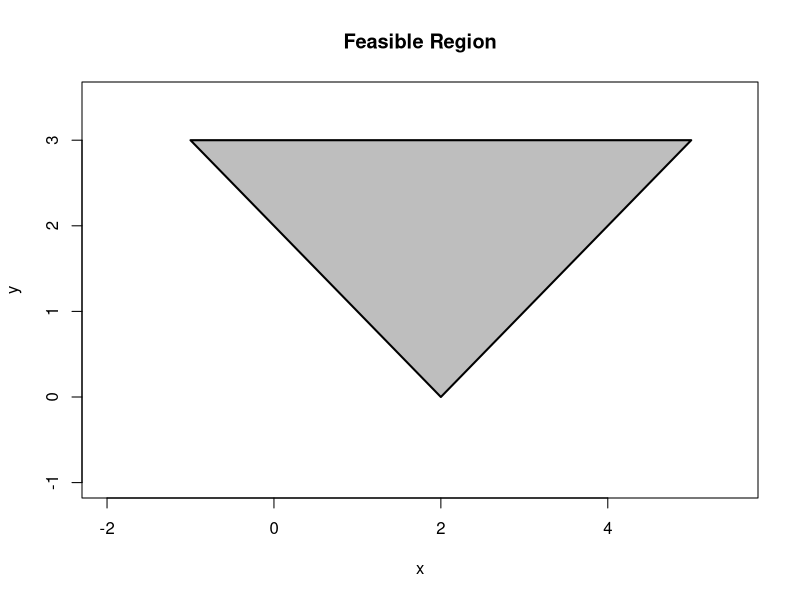
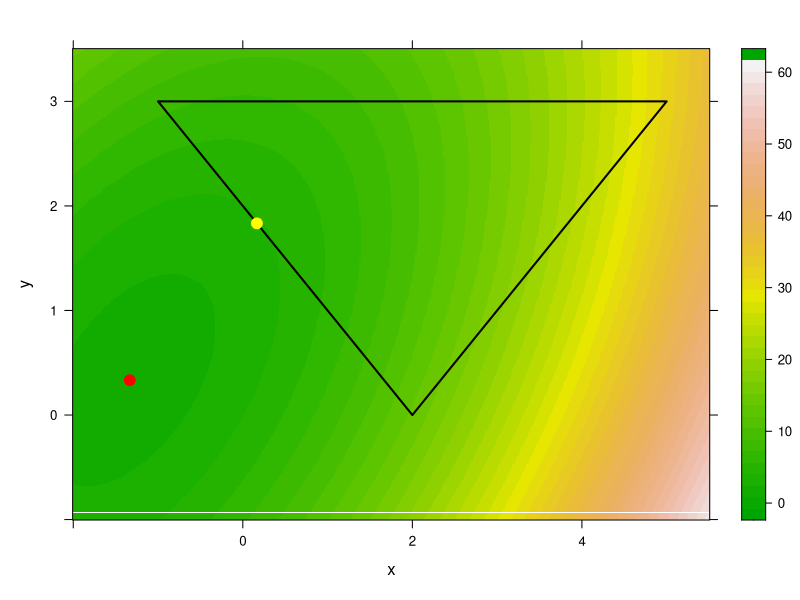
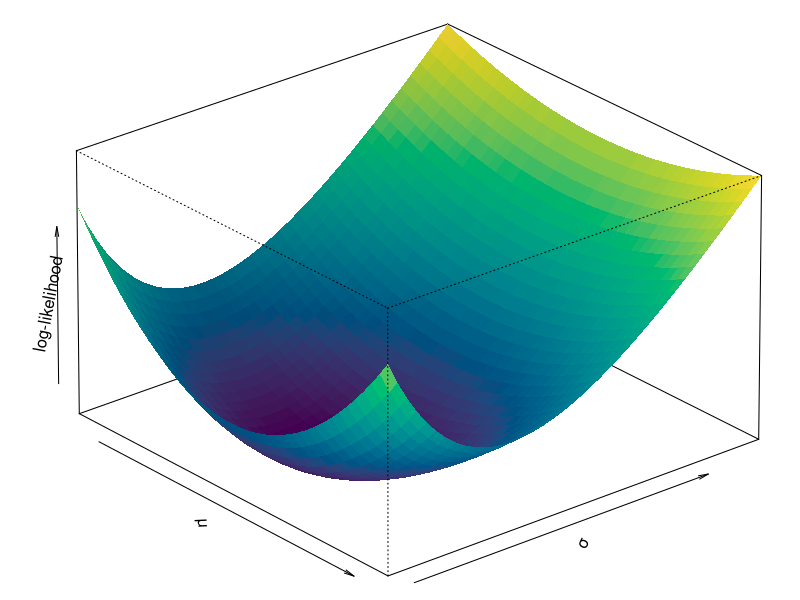

Here is the R script that generated these plots, in order:
## ---- chunk 1
g <- function(x) {
  integrate(function(t) {
    -sqrt(t) * exp(-t^2)
  }, lower = 0, upper = x)$value
}

f <- function(y) {
  integrate(function(s) {
    Vectorize(g, "x")(s) * exp(-s)
  }, lower = 0, upper = y)$value
}

optimize(f, interval = c(10, 100), maximum = FALSE)
## ---- chunk 2
g(1)
## ---- chunk 3
plot(0, 0,
  xlim = c(-2, 5.5), ylim = c(-1, 3.5), type = "n",
  xlab = "x", ylab = "y", main = "Feasible Region"
)
polygon(c(2, 5, -1), c(0, 3, 3), border = TRUE, lwd = 2, col = "gray")
## ---- chunk 4
library(quadprog)
Dmat <- 2 * matrix(c(1, -1 / 2, -1 / 2, 1), nrow = 2, byrow = TRUE)
dvec <- c(-3, 2)
A <- matrix(c(1, 1, -1, 1, 0, -1), ncol = 2, byrow = TRUE)
bvec <- c(2, -2, -3)
Amat <- t(A)
sol <- solve.QP(Dmat, dvec, Amat, bvec, meq = 0)
sol
## ---- chunk 5
qp_sol <- sol$solution # 二次规划的解
uc_sol <- sol$unconstrained.solution # 无约束情况下的解
# 画图
library(lattice)
x <- seq(-2, 5.5, length.out = 500)
y <- seq(-1, 3.5, length.out = 500)
grid <- expand.grid(x = x, y = y)
grid$z <- with(grid, x^2 + y^2 - x * y + 3 * x - 2 * y + 4)
levelplot(z ~ x * y, grid,
  cuts = 40,
  panel = function(...) {
    panel.levelplot(...)
    panel.polygon(c(2, 5, -1), c(0, 3, 3),
      border = TRUE,
      lwd = 2, col = "transparent"
    )
    panel.points(c(uc_sol[1], qp_sol[1]),
      c(uc_sol[2], qp_sol[2]),
      lwd = 5, col = c("red", "yellow"), pch = 19
    )
  },
  colorkey = TRUE,
  col.regions = terrain.colors(40)
)
## ---- chunk 6
set.seed(1234)
n <- 20 # 随机数的个数
x <- rexp(n, rate = 5) # 服从指数分布的随机数
m <- 40 # 网格数
mu <- seq(mean(x) - 1.5 * sd(x) / sqrt(n),
          mean(x) + 1.5 * sd(x) / sqrt(n),
          length.out = m
)
sigma <- seq(0.8 * sd(x), 1.5 * sd(x), length.out = m)
tmp <- expand.grid(x = mu, y = sigma)
loglikelihood <- function(b) -sum(dnorm(x, b[1], b[2], log = TRUE))
pp <- apply(tmp, 1, loglikelihood)
z <- matrix(pp, m, m)
nbcol <- 100
color <- hcl.colors(nbcol)
zfacet <- z[-1, -1] + z[-1, -m] + z[-m, -1] + z[-m, -m]
facetcol <- cut(zfacet, nbcol)

par(mar = c(0.1, 2, 0.1, 0.1))
persp(mu, sigma, z,
      xlab = "\n \u03bc", ylab = "\n \u03c3",
      zlab = "\n log-likelihood",
      border = NA,
      ticktype = "simple",
      col = color[facetcol],
      theta = 50, phi = 25,
      r = 60, d = 0.1, expand = .6,
      ltheta = 90, lphi = 180,
      shade = 0.1, nticks = 5, 
      box = TRUE, axes = TRUE
)
